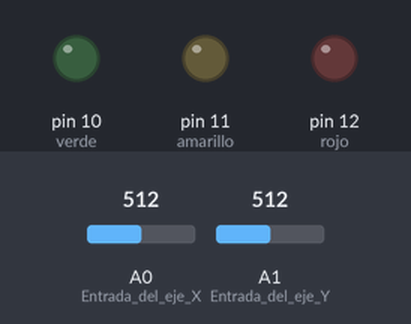
A sketch run on a simulated Arduino Uno, built with avr-gcc and run on an emulated ATmega328P. Shown: output pins drawn as LEDs (lit = HIGH). The inputs (shaded band) are chosen by the test bench; at power-on: A0 (Entrada_del_eje_X) = 512, A1 (Entrada_del_eje_Y) = 512.

Above: at 1.2 s.
1.3 s: A0 (Entrada_del_eje_X) set to 316
2.8 s: A0 (Entrada_del_eje_X) set to 290
At 4.0 s:
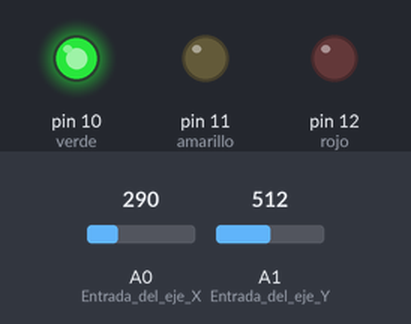
4.3 s: A1 (Entrada_del_eje_Y) set to 783
5.8 s: A1 (Entrada_del_eje_Y) set to 814
At 6.3 s:
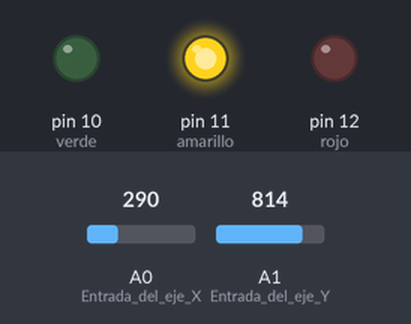
7.3 s: A1 (Entrada_del_eje_Y) set to 790
At 8.5 s:
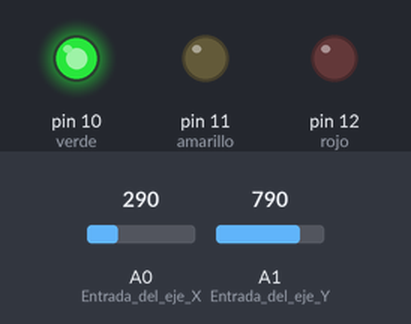
8.8 s: A0 (Entrada_del_eje_X) set to 781
10.3 s: A0 (Entrada_del_eje_X) set to 813
At 11.0 s:
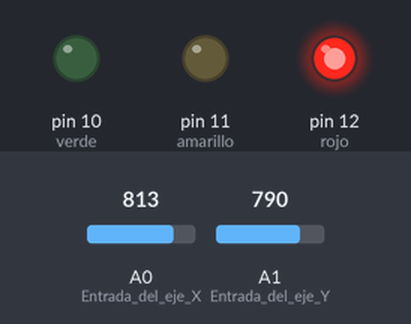
Timing chart, 0 to 12.8 s (numbered marks = the images above; inputs shaded):
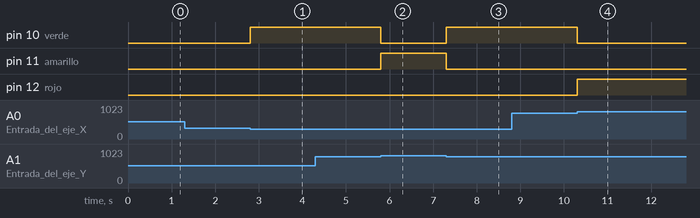

Measured:
- the behaviour switches between 301 and 300 on A0 (Entrada_del_eje_X) (found by bisection; images 0 and 1)
- the behaviour switches between 799 and 800 on A1 (Entrada_del_eje_Y) (found by bisection; images 1 and 2)
- the behaviour switches between 799 and 800 on A0 (Entrada_del_eje_X) (found by bisection; images 3 and 4)
- after the input at 1.3 s, every drawn part: stays the same
- after the input at 2.8 s, pin 10 (verde): LOW → HIGH at once
- after the input at 4.3 s, every drawn part: stays the same
- after the input at 5.8 s, pin 10 (verde): HIGH → LOW at once; pin 11 (amarillo): LOW → HIGH at once
- after the input at 7.3 s, pin 10 (verde): LOW → HIGH at once; pin 11 (amarillo): HIGH → LOW at once
- after the input at 8.8 s, every drawn part: stays the same
- after the input at 10.3 s, pin 10 (verde): HIGH → LOW at once; pin 12 (rojo): LOW → HIGH at once

The sketch:

JoystickYleds.ino
```cpp
//  Enciendo leds (de a uno a la vez) con un joystick
// Tales leds se pueden apagar al llevar la palanca en el eje Y hacia 0

#define rojo 12
#define amarillo 11
#define verde 10
unsigned int x, y;

void setup() {
  pinMode(rojo, OUTPUT);
  pinMode(amarillo, OUTPUT);
  pinMode(verde, OUTPUT);
  pinMode(A0, INPUT);       //  Entrada del eje X
  pinMode(A1, INPUT);       //  Entrada del eje Y
}

void loop() {
  x = analogRead(A0);
  y = analogRead(A1);

  if(y >= 800){                         //  Este bloque es para prender el amarillo
    digitalWrite(rojo, LOW);
    digitalWrite(amarillo, HIGH);
    digitalWrite(verde, LOW);
  }
  else{
    if(x >=800){                        //  Caso de que no ocurra, pruebo con el rojo
      digitalWrite(rojo, HIGH);
      digitalWrite(amarillo, LOW);
      digitalWrite(verde, LOW);
    }
    else if(x <= 300){                  //  Caso que tampoco se dé, pruebo con el verde
      digitalWrite(rojo, LOW);
      digitalWrite(amarillo, LOW);
      digitalWrite(verde, HIGH);
    }
  }
  if(y <= 300){                         //  Este bloque es para apagar simplemente
    digitalWrite(rojo, LOW);
    digitalWrite(amarillo, LOW);
    digitalWrite(verde, LOW);
  }
}
```
